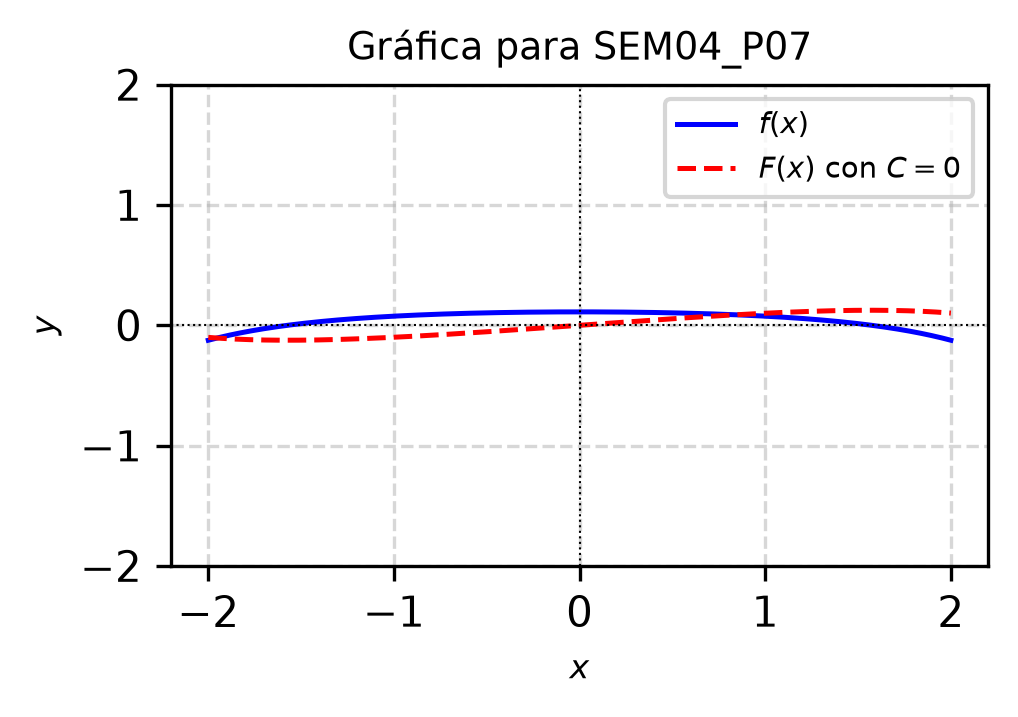

Source code (Python):
import matplotlib
matplotlib.use('Agg')
import numpy as np
import matplotlib.pyplot as plt

def f(x):
    return np.cos(x) / (5 + 4 * np.cos(x))

def F(x):
    return x / 4 - (5 / 6) * np.arctan(np.tan(x / 2) / 3)

x = np.linspace(-2.0, 2.0, 500)
y_f = f(x)
y_F = F(x)

plt.figure(figsize=(3.5, 2.5))
plt.plot(x, y_f, label=r'$f(x)$', color='blue', linewidth=1.2)
plt.plot(x, y_F, label=r'$F(x)$ con $C=0$', color='red', linestyle='--', linewidth=1.2)

plt.title('Gráfica para SEM04_P07', fontsize=9)
plt.xlabel('$x$', fontsize=8)
plt.ylabel('$y$', fontsize=8)
plt.axhline(0, color='black', linewidth=0.5, linestyle=':')
plt.axvline(0, color='black', linewidth=0.5, linestyle=':')
plt.grid(True, linestyle='--', alpha=0.5)
plt.legend(fontsize=7, loc='best')
plt.ylim(-2, 2)
plt.tight_layout()
plt.savefig(r'semana_04/graficas/SEM04_P07_grafica.png', dpi=300, bbox_inches='tight')
plt.close()
